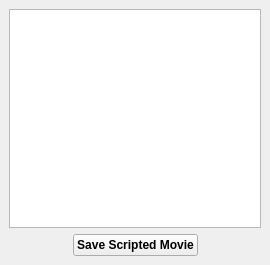
<ui version="4.0">
 <class>ScriptMovieWidget</class>
 <widget class="QDockWidget" name="ScriptMovieWidget">
  <property name="geometry">
   <rect>
    <x>0</x>
    <y>0</y>
    <width>270</width>
    <height>265</height>
   </rect>
  </property>
  <property name="sizePolicy">
   <sizepolicy hsizetype="Preferred" vsizetype="Minimum">
    <horstretch>0</horstretch>
    <verstretch>0</verstretch>
   </sizepolicy>
  </property>
  <property name="minimumSize">
   <size>
    <width>270</width>
    <height>265</height>
   </size>
  </property>
  <property name="floating">
   <bool>true</bool>
  </property>
  <property name="allowedAreas">
   <set>Qt::LeftDockWidgetArea|Qt::RightDockWidgetArea</set>
  </property>
  <property name="windowTitle">
   <string>Script Movie</string>
  </property>
  <widget class="QWidget" name="dockWidgetContents">
   <layout class="QVBoxLayout" name="verticalLayout">
    <item>
     <widget class="QPlainTextEdit" name="ScriptTextEdit"/>
    </item>
    <item>
     <layout class="QHBoxLayout" name="horizontalLayout">
      <item>
       <spacer name="horizontalSpacer">
        <property name="orientation">
         <enum>Qt::Horizontal</enum>
        </property>
        <property name="sizeHint" stdset="0">
         <size>
          <width>40</width>
          <height>20</height>
         </size>
        </property>
       </spacer>
      </item>
      <item>
       <widget class="QPushButton" name="SaveScriptedMovieButton">
        <property name="font">
         <font>
          <weight>75</weight>
          <bold>true</bold>
         </font>
        </property>
        <property name="text">
         <string>Save Scripted Movie</string>
        </property>
        <property name="icon">
         <iconset resource="icons.qrc">
          <normaloff>:/playback/icons/traj_view.svg</normaloff>:/playback/icons/traj_view.svg</iconset>
        </property>
       </widget>
      </item>
      <item>
       <spacer name="horizontalSpacer_2">
        <property name="orientation">
         <enum>Qt::Horizontal</enum>
        </property>
        <property name="sizeHint" stdset="0">
         <size>
          <width>40</width>
          <height>20</height>
         </size>
        </property>
       </spacer>
      </item>
     </layout>
    </item>
   </layout>
  </widget>
 </widget>
 <resources>
  <include location="icons.qrc"/>
 </resources>
 <connections/>
</ui>
